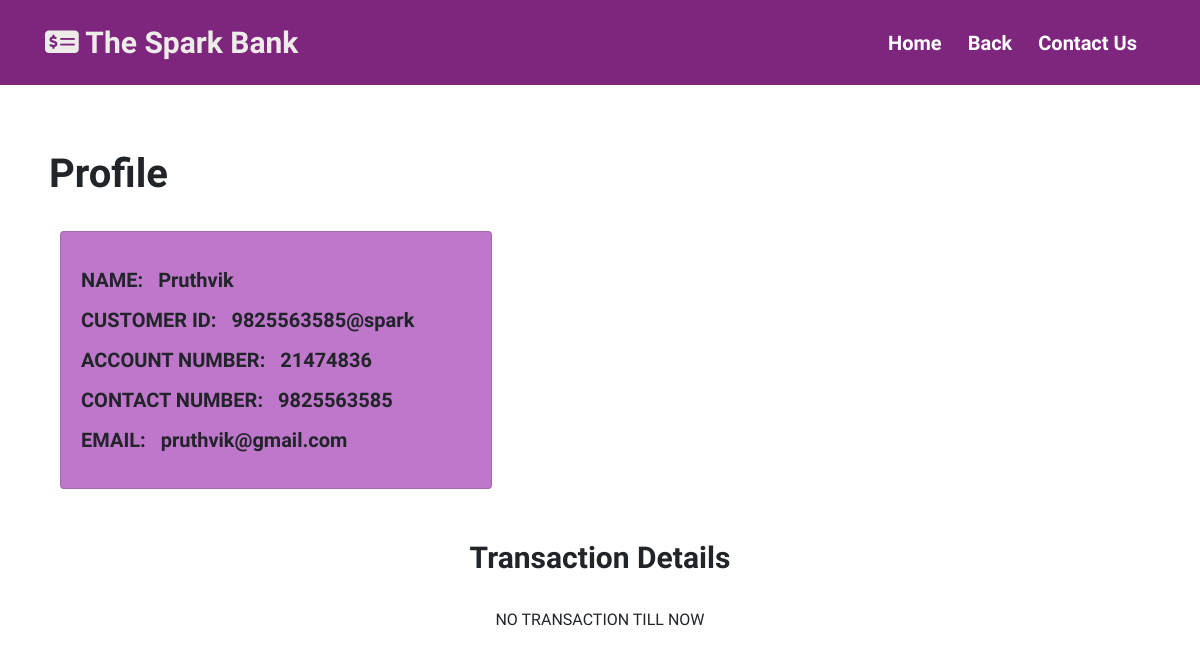
Page /passbook.php?id=2 on the committed database.
### tables this page shows
CREATE TABLE `users` (
  `id` int(11) NOT NULL,
  `name` varchar(25) NOT NULL,
  `account_number` int(11) NOT NULL,
  `email` varchar(75) NOT NULL,
  `number` varchar(20) NOT NULL,
  `balance` float NOT NULL,
  `customer_id` varchar(30) NOT NULL,
  `upi_pin` int(6) NOT NULL
);

### passbook.php (the view, shortened to what this page needs)
<?php
require('connection.inc.php');
if (isset($_GET['id'])) {
  $id = $_GET['id'];
  $sql = mysqli_query($con, "select * from users where id='$id'");
  $row = mysqli_fetch_assoc($sql);
  $name = $row['name'];
  $number = $row['number'];
  $acno = $row['account_number'];
  $cid = $row['customer_id'];
  $email = $row['email'];
  $passbook = mysqli_query($con, "select * from transaction where user_id='$id'");
  $num = mysqli_num_rows($passbook);
}
?>
<!DOCTYPE html>
<html lang="en">
<head>
  <link rel="stylesheet" href="https://cdn.jsdelivr.net/npm/bootstrap@4.5.3/dist/css/bootstrap.min.css">
  <link rel="stylesheet" href="style.css">
  <link rel="stylesheet" href="style passbook.css">
</head>
<body>
  <nav class="navbar navbar-expand-lg navbar-light" style="background-color: rgb(126, 38, 126);">
    <div class="container">
      <a class="navbar-brand" href="index.php"><i class="fas fa-money-check-alt"></i> The Spark Bank</a>
      <div class="collapse navbar-collapse" id="navbarNavAltMarkup">
        <div class="navbar-nav ml-auto">
          <a class="nav-link active" aria-current="page" href="index.php">Home</a>
          <a class="nav-link" href="customer.php">Back</a>
          <a class="nav-link" href="#">Contact Us</a>
        </div>
      </div>
    </div>
  </nav>
  <div class="container">
    <div class="row ml-1" style="margin-top: 0px;">
      <h2><b>Profile</b></h2>
    </div>
    <div class="row mb-3">
      <div class="col-md-4">
        <div class="card" style="width: 27rem; background-color: #bf77cb">
          <div class="card-body">
            <p class="card-text">
            <h5><b>NAME:&nbsp;&nbsp;&nbsp;<?php echo $name ?></b></h5>
            </p>
            <p class="card-text">
            <h5><b>CUSTOMER ID:&nbsp;&nbsp;&nbsp;<?php echo $cid ?></b></h5>
            </p>
            <p class="card-text">
            <h5><b>ACCOUNT NUMBER:&nbsp;&nbsp;&nbsp;<?php echo $acno ?></b></h5>
            </p>
            <p class="card-text">
            <h5><b>CONTACT NUMBER:&nbsp;&nbsp;&nbsp;<?php echo $number ?></b></h5>
            </p>
            <p class="card-text">
            <h5><b>EMAIL:&nbsp;&nbsp;&nbsp;<?php echo $email ?></b></h5>
            </p>
          </div>
        </div>
      </div>
    </div>
  </div>
  <div class="container text-center">
    <h3><b>Transaction Details</b></h3>
    <br>
    <?php if($num > 0){ ?>
    <div class="table-responsive mb-5">
      <table class='table table-bordered text-center'>
        <thead class="thead-dark">
          <tr>
            <th scope="col" colspan="3">RECEIVER</th>
            <th scope="col" rowspan="2">TRANSACTION AMOUNT</th>
            <th scope="col" rowspan="2">DATE</th>
          </tr>
          <tr>
            <th scope="col">ID</th>
            <th scope="col">NAME</th>
            <th scope="col">ACCOUNT NUMBER</th>
          </tr>
        </thead>
        <tbody>
          <?php while ($row = mysqli_fetch_assoc($passbook)) { ?>
            <tr>
              <td><?php echo $row['customer_id'] ?></td>
              <td><?php echo $row['name'] ?></td>
              <td><?php echo $row['account_no'] ?></td>
              <td><?php echo $row['ammount'] ?></td>
              <td><?php echo $row['added_on'] ?></td>
            </tr>
          <?php } ?>
        </tbody>
      </table>
    </div>
    <?php }
      else{  echo"NO TRANSACTION TILL NOW"; } ?>
  </div>
</body>
</html>

### style.css (style rules this page uses)
body { margin: 0px; padding: 0px; font-family: 'Baloo Bhai 2', cursive; }
.navbar { margin: 0px; padding: 15px; text-align: center; }
.navbar .container .navbar-brand { color: rgb(238, 236, 232); }
.navbar .container .collapse .navbar-nav .nav-link { color: white; margin-right: 10px; }
.navbar-brand { font-size: 30px; font-weight: 700; }
.navbar-nav a:link { text-decoration: none; }
.nav-link { font-size: 20px; font-weight: 700; }
.row { padding-top: 25px; width: 100%; margin-left: auto; margin-right: auto; }

### style passbook.css (style rules this page uses)
* { margin:0; padding:0; font-family: 'Baloo Bhai 2', cursive; }
.container h2 { font-size: 40px; }
.container h2 { padding-top: 40px; }
h3 { font-size: 30px; padding-top: 35px; }

### rows in the picture
users: name "Pruthvik", customer "9825563585@spark", account_number "21474836", number "9825563585", email "pruthvik@gmail.com"
